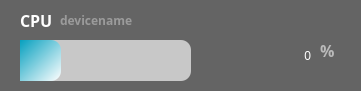
    <widget class="QFrame" name="frame_2">
     <property name="geometry">
      <rect>
       <x>30</x>
       <y>30</y>
       <width>361</width>
       <height>91</height>
      </rect>
     </property>
     <property name="styleSheet">
      <string notr="true">background-color:rgb(100, 100, 100);
border-style:solid;
border-radius: 10px;</string>
     </property>
     <property name="frameShape">
      <enum>QFrame::Shape::StyledPanel</enum>
     </property>
     <property name="frameShadow">
      <enum>QFrame::Shadow::Raised</enum>
     </property>
     <widget class="QLabel" name="cpu_name">
      <property name="geometry">
       <rect>
        <x>20</x>
        <y>10</y>
        <width>41</width>
        <height>21</height>
       </rect>
      </property>
      <property name="font">
       <font>
        <family>맑은 고딕</family>
        <pointsize>12</pointsize>
        <italic>false</italic>
        <bold>true</bold>
       </font>
      </property>
      <property name="styleSheet">
       <string notr="true">font: 700 12pt &quot;맑은 고딕&quot;;
color: rgb(255, 255, 255)</string>
      </property>
      <property name="text">
       <string>CPU</string>
      </property>
     </widget>
     <widget class="QLabel" name="cpu_usage">
      <property name="geometry">
       <rect>
        <x>200</x>
        <y>30</y>
        <width>111</width>
        <height>51</height>
       </rect>
      </property>
      <property name="layoutDirection">
       <enum>Qt::LayoutDirection::RightToLeft</enum>
      </property>
      <property name="styleSheet">
       <string notr="true">font: 700 40pt &quot;맑은 고딕&quot;;
color: rgb(255, 255, 255);</string>
      </property>
      <property name="text">
       <string>0</string>
      </property>
      <property name="alignment">
       <set>Qt::AlignmentFlag::AlignRight|Qt::AlignmentFlag::AlignTrailing|Qt::AlignmentFlag::AlignVCenter</set>
      </property>
     </widget>
     <widget class="QLabel" name="label_10">
      <property name="geometry">
       <rect>
        <x>170</x>
        <y>110</y>
        <width>91</width>
        <height>31</height>
       </rect>
      </property>
      <property name="styleSheet">
       <string notr="true">font: 700 14pt &quot;맑은 고딕&quot;;</string>
      </property>
      <property name="text">
       <string>0%</string>
      </property>
     </widget>
     <widget class="QLabel" name="label_11">
      <property name="geometry">
       <rect>
        <x>30</x>
        <y>140</y>
        <width>131</width>
        <height>31</height>
       </rect>
      </property>
      <property name="styleSheet">
       <string notr="true">font: 700 14pt &quot;맑은 고딕&quot;;</string>
      </property>
      <property name="text">
       <string>MEMORY:</string>
      </property>
     </widget>
     <widget class="QLabel" name="memory_usage">
      <property name="geometry">
       <rect>
        <x>170</x>
        <y>140</y>
        <width>91</width>
        <height>31</height>
       </rect>
      </property>
      <property name="styleSheet">
       <string notr="true">font: 700 14pt &quot;맑은 고딕&quot;;</string>
      </property>
      <property name="text">
       <string>0%</string>
      </property>
     </widget>
     <widget class="QProgressBar" name="cpu_progressBar">
      <property name="geometry">
       <rect>
        <x>20</x>
        <y>40</y>
        <width>171</width>
        <height>41</height>
       </rect>
      </property>
      <property name="styleSheet">
       <string notr="true">QProgressBar{
	background-color : rgb(200, 200, 200);
	border-style:solid;
	border-top-right-radius: 10px;
    border-bottom-right-radius: 10px;
    border-top-left-radius: 0px;
    border-bottom-left-radius: 0px;
	text-align: center;
}

QProgressBar::chunk{
	border-top-right-radius: 10px;
    border-bottom-right-radius: 10px;
    border-top-left-radius: 0px;
    border-bottom-left-radius: 0px;
	
	background-color: qlineargradient(spread:pad, x1:0, y1:0, x2:1, y2:1, stop:0 rgba(6, 160, 191, 255), stop:1 rgba(255, 255, 255, 255));
		
}</string>
      </property>
      <property name="value">
       <number>24</number>
      </property>
      <property name="textVisible">
       <bool>false</bool>
      </property>
     </widget>
     <widget class="QLabel" name="cpu_name_2">
      <property name="geometry">
       <rect>
        <x>320</x>
        <y>40</y>
        <width>21</width>
        <height>21</height>
       </rect>
      </property>
      <property name="font">
       <font>
        <family>맑은 고딕</family>
        <pointsize>12</pointsize>
        <italic>false</italic>
        <bold>true</bold>
       </font>
      </property>
      <property name="styleSheet">
       <string notr="true">font: 700 12pt &quot;맑은 고딕&quot;;
color: rgb(186, 186, 186);</string>
      </property>
      <property name="text">
       <string>%</string>
      </property>
     </widget>
     <widget class="QLabel" name="cpu_name_3">
      <property name="geometry">
       <rect>
        <x>60</x>
        <y>10</y>
        <width>171</width>
        <height>21</height>
       </rect>
      </property>
      <property name="font">
       <font>
        <family>맑은 고딕</family>
        <pointsize>9</pointsize>
        <italic>false</italic>
        <bold>true</bold>
       </font>
      </property>
      <property name="styleSheet">
       <string notr="true">font: 700 9pt &quot;맑은 고딕&quot;;
color: rgb(155, 155, 155)</string>
      </property>
      <property name="text">
       <string>devicename</string>
      </property>
     </widget>
    </widget>
